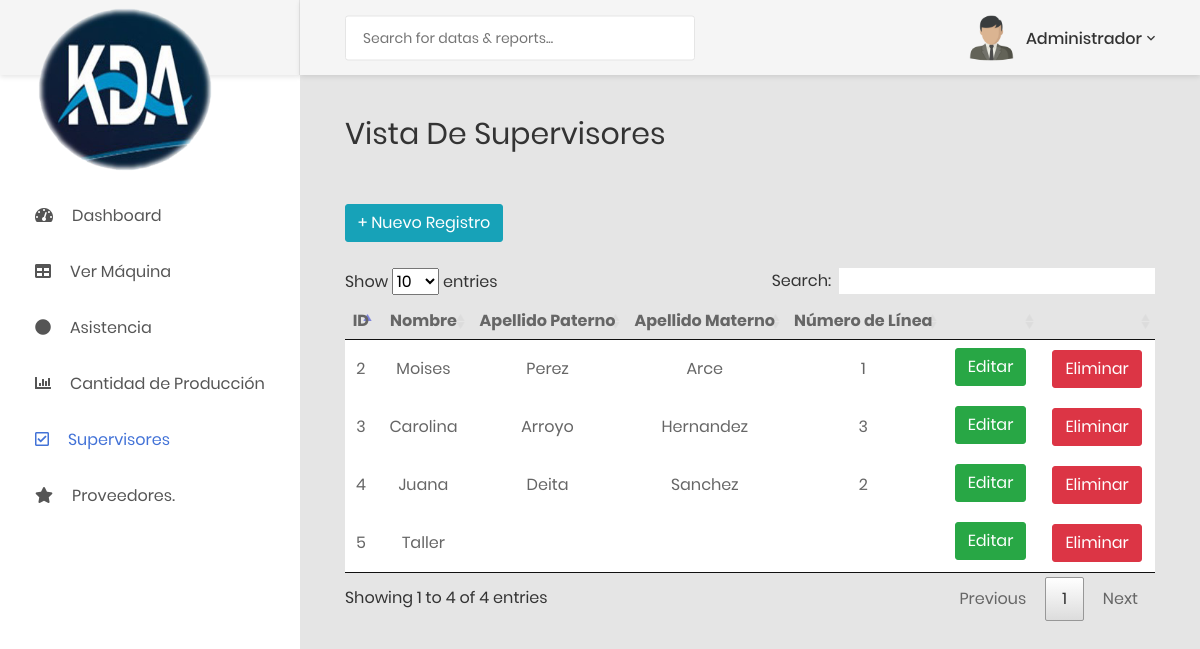
Page /panel/ver_supervisor.php (signed in) on the committed database.
### tables this page shows
CREATE TABLE `supervisor` (
  `id_supervisor` int(11) NOT NULL,
  `Nombre` varchar(45) NOT NULL,
  `ap_paterno` varchar(45) DEFAULT NULL,
  `ap_materno` varchar(45) DEFAULT NULL,
  `hrs_trabajadas` varchar(65) DEFAULT NULL,
  `No_linea` varchar(30) NOT NULL
);

### panel/ver_supervisor.php (the view, shortened to what this page needs)
<?php
	include('conexion.php');
?>
<!DOCTYPE html>
<html lang="en">
<head>
    <link href="../css/font-face.css" rel="stylesheet" media="all">
    <link href="../vendor/font-awesome-4.7/css/font-awesome.min.css" rel="stylesheet" media="all">
    <link href="../vendor/font-awesome-5/css/fontawesome-all.min.css" rel="stylesheet" media="all">
    <link href="../vendor/mdi-font/css/material-design-iconic-font.min.css" rel="stylesheet" media="all">
    <link href="../vendor/bootstrap-4.1/bootstrap.min.css" rel="stylesheet" media="all">
    <link href="../vendor/animsition/animsition.min.css" rel="stylesheet" media="all">
    <link href="../vendor/bootstrap-progressbar/bootstrap-progressbar-3.3.4.min.css" rel="stylesheet" media="all">
    <link href="../vendor/wow/animate.css" rel="stylesheet" media="all">
    <link href="../vendor/css-hamburgers/hamburgers.min.css" rel="stylesheet" media="all">
    <link href="../vendor/slick/slick.css" rel="stylesheet" media="all">
    <link href="../vendor/select2/select2.min.css" rel="stylesheet" media="all">
    <link href="../vendor/perfect-scrollbar/perfect-scrollbar.css" rel="stylesheet" media="all">
    <link href="../css/theme.css" rel="stylesheet" media="all">
    <link href="../css/style.css" rel="stylesheet" media="all">
	<link rel="stylesheet" type="text/css" href="../plugins/data-tables/DataTables-1.10.18/css/jquery.dataTables.min.css">
</head>
<body class="animsition">
    <div class="page-wrapper">
        <aside class="menu-sidebar d-none d-lg-block">
            <div class="logo">
                <a href="./dashboard.php">
                    <br><br><br><br><img src="../images/kda1.png" alt="" width="180px"/>
                </a>
            </div>
            <br><br><br>
            <div class="menu-sidebar__content js-scrollbar1">
                <nav class="navbar-sidebar">
                    <ul class="list-unstyled navbar__list">
                           <li class=" has-sub">
                                    <a class="js-arrow" href="./dashboard.php">
                                    <i class="fas fa-tachometer-alt"></i>Dashboard</a>
                                </li>
                                <?php
                            if($_SESSION['id_roluser'] == 1){
                                echo
                                '
                                <li class=" has-sub">
                                    <a class="js-arrow" href="verma.php">
                                        <i class="fas fa-table"></i>Ver Máquina</a>
                                    <!--<ul class="list-unstyled navbar__sub-list js-sub-list">
                                        <li class=" has-sub">
                                            <a href="registro_producto.php">Registrar Nuevo Producto</a>
                                        </li>
                                        <li>
                                            <a href="ver_producto.php">Ver Productos Existentes</a>
                                        </li>
                                    </ul>-->
                                 </li>';
                                }
                                ?>
                                <?php
                                        if(($_SESSION['id_roluser'] == 3) || ($_SESSION['id_roluser'] == 5) || ($_SESSION['id_roluser'] == 4 || ($_SESSION['id_roluser'] == 1))){
                                            echo'
                                                <li class="has-sub">
                                                    <a class="js-arrow" href="asistencia.php">
                                                    <i class="fas fa-circle"></i>Asistencia</a>
                                                </li>
                                            ';
                                        }
                                    ?>
                               <li class=" has-sub">
                                       <a class="js-arrow" href="#">
                                            <i class="fas fa-chart-bar"></i>Cantidad de Producción</a>
                                    </li>
                                <?php
                                if(($_SESSION['id_roluser'] == 1)){
                                    echo
                                    '<li class="active has-sub">
                                        <a class="js-arrow" href="#">
                                            <i class="far fa-check-square"></i>Supervisores</a>
                                        <ul class="list-unstyled navbar__sub-list js-sub-list">
                                            ';
                                }?>
                                    <?php
                                if($_SESSION['id_roluser'] == 1){
                                    echo
                                            '<li class=" has-sub">
                                                    <a href="nominasuper.php">Nómina</a>
                                            </li>
                                            <li class="active  has-sub">
                                                <a href="ver_supervisor.php">Ver Supervisor</a>
                                            </li>
                                        </ul>
                                    </li>
                                    <li class="has-sub">
                                        <a class="js-arrow" href="#">
                                            <i class="fas fa-star"></i>Proveedores.</a>
                                        <ul class="list-unstyled navbar__sub-list js-sub-list">
                                            <li>
                                                <a href="ver_proveedor.php">Ver Proveedores</a>
                                            </li>
                                        </ul>
                                    </li>';
                                }
                            ?>
                        </ul>
                </nav>
            </div>
        </aside>
        <div class="page-container">
            <header class="header-desktop">
                <div class="section__content section__content--p30">
                    <div class="container-fluid">
                        <div class="header-wrap">
                            <form class="form-header" action="" method="POST">
                                <input class="au-input au-input--xl" type="text" name="search" placeholder="Search for datas &amp; reports..." />
                            </form>
                            <div class="header-button">
                                <div class="account-wrap">
                                    <div class="account-item clearfix js-item-menu">
                                        <div class="image">
                                            <img src="../images/user.png" alt="" width="300px" />
                                        </div>
                                        <div class="content">
                                            <a class="js-acc-btn" href="#"><?php echo $_SESSION['nombre']; ?></a>
                                        </div>
                                    </div>
                                </div>
                            </div>
                        </div>
                    </div>
                </div>
            </header>
            <div class="main-content">
                <div class="section__content section__content--p30">
                    <div class="container-fluid">
                        <div class="row">
                            <div class="col-md-12">
                                <div class="overview-wrap">
                                    <h2 class="title-1">Vista de Supervisores</h2>
                                </div>
                            </div>
                        </div>
						<br><br>
						<div>
							<?php
								$query = 'SELECT * FROM supervisor;';
								$query_result = mysqli_query($conecta,$query);
							?>
						<a href="registro_supervisor.php"><button type="button" class="btn btn-info"> + Nuevo Registro</button></a>
						<br><br>
						<table id="productos" style="text-align:center">
								<thead style="">
									<th>ID</th>
									<th>Nombre</th>
									<th>Apellido Paterno</th>
									<th>Apellido Materno</th>
				                    <th>Número de Línea</th>
									<th></th>
									<th></th>
								</thead>
								<tbody style="text-align:center;">
									<?php
										while(($row = mysqli_fetch_array($query_result)) != null){
											echo '<tr>
                                            <div data-toggle="modal" data-target="#modalAsistencia" onclick="llenarDatos('.$row[1].' '.$row[2].' '.$row[3].')">
												<td>'.$row[0].'</td>
                                            </div>
												<td>'.$row[1].'</td>
												<td>'.$row[2].'</td>
												<td>'.$row[3].'</td>
                                                <td>'.$row[5].'</td>
												<td><button type="button" class="btn btn-success mb-1" data-toggle="modal" data-target="#staticModal"">Editar</button></td>
												<td><a href=eliminar_supervisor.php?id='.$row[0].'><button type="button" class="btn btn-danger">Eliminar</button></a></td>
											</tr>';
										}
									?>
								</tbody>
							</table>
						</div>
						<br>
                    </div>
                </div>
            </div>
        </div>
    </div>
</body>
</html>

### rows in the picture
supervisor: id_supervisor "2", Nombre "Moises", ap_paterno "Perez", ap_materno "Arce", No_linea "1"
supervisor: id_supervisor "3", Nombre "Carolina", ap_paterno "Arroyo", ap_materno "Hernandez", No_linea "3"
supervisor: id_supervisor "4", Nombre "Juana", ap_paterno "Deita", ap_materno "Sanchez", No_linea "2"
supervisor: id_supervisor "5", Nombre "Taller"

### other values in the picture
$_SESSION['nombre'] "Administrador"
